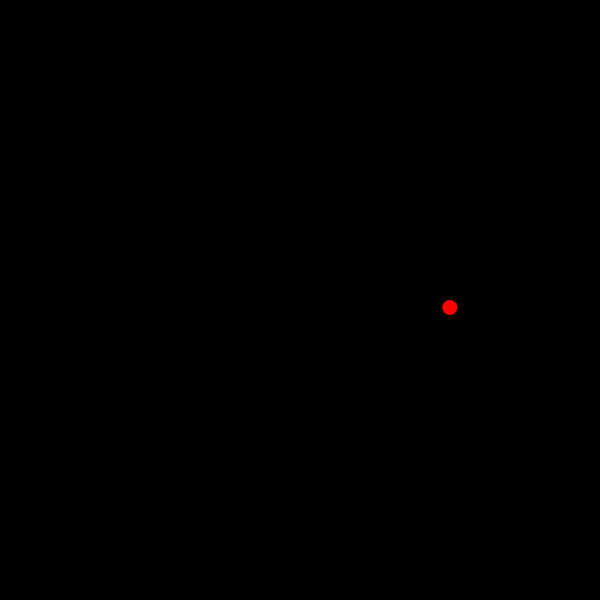
Frame 1 (no input)
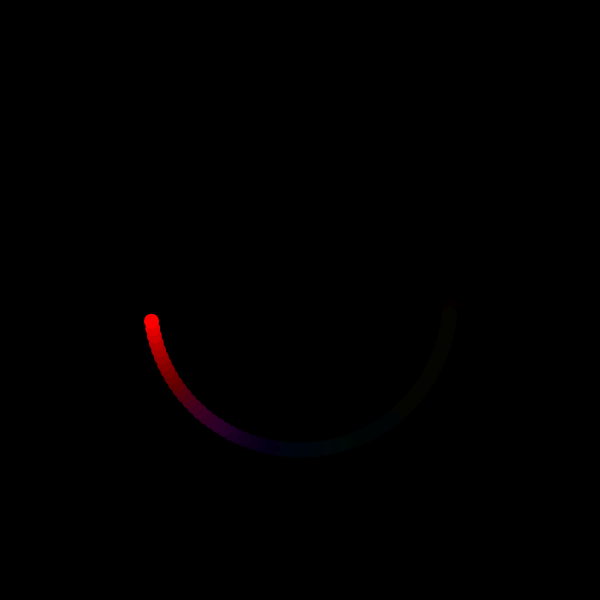
Frame 60 (no input)
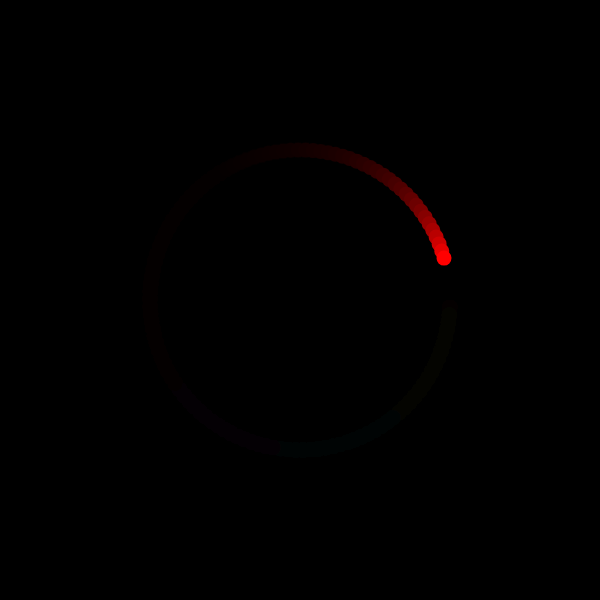
Frame 120 (the mouse pressed at the canvas centre since frame 60)

The p5.js sketch that drew these frames (run headless with seeded random() and noise() and a simulated clock; from frame 60 on, the mouse is pressed at the canvas centre):

// p5.js sketch
// ── sketch.js
// PGTE Data Visualization - Spring 2017
// -------------------------------------

var x, y;
var circleSize;

var speed;  //aka Frequency
var r;   //aka Amplitude

var rainbow;
var hueValue;
var mode;

function setup() {
  createCanvas(600,600);
  background(0);
  colorMode(HSB, 100);

  x = width/2;
  y = height/2;
  circleSize = 15;

  mode = 1;
  hueValue = 0;

  speed = 0.05;
  r = width/4;
  noStroke();
}

function draw() {
  fill(0,10);
  rect(0,0, width, height);

  switch(mode) {
    case 1:  //LOADING CIRCLE
      x = r * cos(frameCount*speed);
      y = r * sin(frameCount*speed);
      break;
    case 2:  //SPIRAL
      r += 0.1;
      x = r * cos(frameCount*speed);
      y = r * sin(frameCount*speed);
      break;
    case 3:  //PULSE
      circleSize = abs(r * sin(frameCount*speed));
      break;
    case 4:  //OSCILLATE
      x = r * cos(frameCount*speed);
      //y position doesn't change so we don't need it
      break;
    case 5:  //WAVES
      x = (frameCount % width) - width/2;
      y = r * sin(frameCount*speed);
      break;
  }

  rainbow = color(hueValue, 100, 100);
  hueValue = (hueValue + 1) % 360;
  hueValue++;
  console.log(hueValue);

  translate(width/2, height/2);
  fill(rainbow);
  ellipse(x, y, circleSize, circleSize);

  if (keyPressed) {
    if (keyCode == UP_ARROW) {
      //increase the amplitude
      r++;
    } else if (keyCode == DOWN_ARROW) {
      //decrease the amplitude
      r--;
    } else if (keyCode == RIGHT_ARROW) {
      //increase the frequency
      speed *= 1.05;
    } else if (keyCode == LEFT_ARROW) {
      //decrease the frequency
      speed *= 0.95;
    }
  }
}

function keyPressed() {
  switch(key) {
    case '1':
      mode = 1;
      console.log("LOADING CIRCLE");
      break;
    case '2':
      r = 0;
      mode = 2;
      console.log("SPIRAL");
      break;
    case '3':
      mode = 3;
      console.log("PULSE");
      break;
    case '4':
      mode = 4;
      console.log("OSCILLATE");
      break;
    case '5':
      mode = 5;
      console.log("WAVES");
      break;
  }
}
